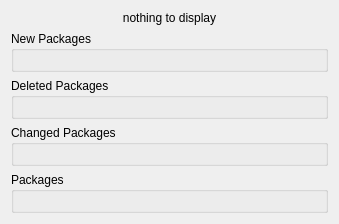
<?xml version="1.0" encoding="UTF-8"?>
<ui version="4.0">
 <class>PackageViewerWidget</class>
 <widget class="QWidget" name="PackageViewerWidget">
  <property name="geometry">
   <rect>
    <x>0</x>
    <y>0</y>
    <width>339</width>
    <height>204</height>
   </rect>
  </property>
  <property name="sizePolicy">
   <sizepolicy hsizetype="Preferred" vsizetype="Fixed">
    <horstretch>0</horstretch>
    <verstretch>0</verstretch>
   </sizepolicy>
  </property>
  <property name="windowTitle">
   <string>Viewer</string>
  </property>
  <layout class="QVBoxLayout" name="vlayout">
   <item>
    <widget class="QLabel" name="message">
     <property name="text">
      <string>nothing to display</string>
     </property>
     <property name="alignment">
      <set>Qt::AlignCenter</set>
     </property>
    </widget>
   </item>
   <item>
    <widget class="QGroupBox" name="pnew">
     <property name="toolTip">
      <string>Newly added packages</string>
     </property>
     <property name="title">
      <string>New Packages</string>
     </property>
     <layout class="QVBoxLayout" name="verticalLayout"/>
    </widget>
   </item>
   <item>
    <widget class="QGroupBox" name="premoved">
     <property name="toolTip">
      <string>Removed packages</string>
     </property>
     <property name="title">
      <string>Deleted Packages</string>
     </property>
     <layout class="QVBoxLayout" name="verticalLayout_3"/>
    </widget>
   </item>
   <item>
    <widget class="QGroupBox" name="pchanged">
     <property name="toolTip">
      <string>Packages whose version or meta-data changed</string>
     </property>
     <property name="title">
      <string>Changed Packages</string>
     </property>
     <layout class="QVBoxLayout" name="verticalLayout_2"/>
    </widget>
   </item>
   <item>
    <widget class="QGroupBox" name="pall">
     <property name="toolTip">
      <string>A list of all packages used by an application</string>
     </property>
     <property name="title">
      <string>Packages</string>
     </property>
     <layout class="QVBoxLayout" name="vlayout_2"/>
    </widget>
   </item>
  </layout>
 </widget>
 <resources/>
 <connections/>
</ui>
